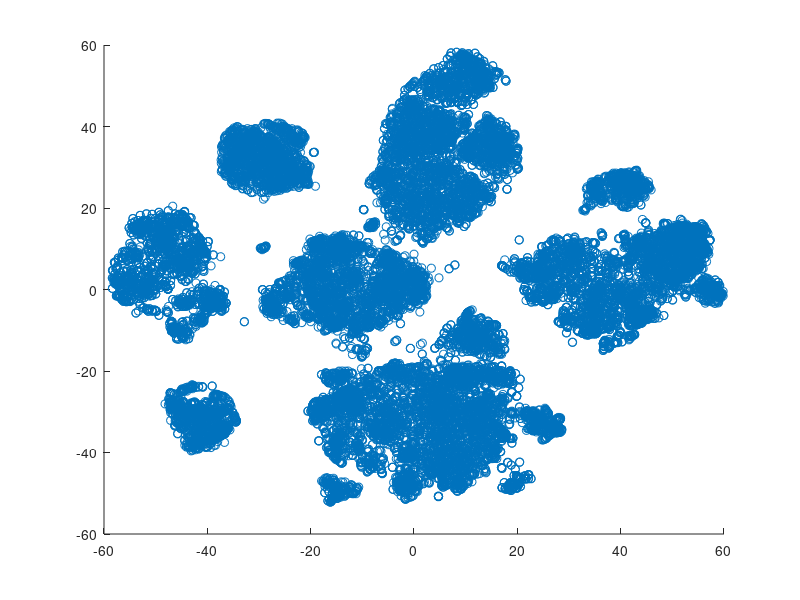

The MATLAB script that drew this image: (Note: this script raises an error after producing the figure.)
% LOAD THE DATA
data = load('Data/clustering_data.mat');
data = data.data;

% VISUALIZE THE DATA TO DETERMINE LINKAGE AND DISTANCE METRICS
figure;
scatter(data(:, 1), data(:, 2));

% Perform hierarchical clustering using average linkage
Z = linkage(data, 'average', 'euclidean');

% Plot the dendrogram
figure;
dendrogram(Z);
title('Dendrogram using Euclidean Distance and Average Linkage');
xlabel('Sample Index');
ylabel('Distance');

% Find a reasonable cutoff height for clusters (manually inspecting the dendrogram)
numClusters = 15; % This is an example, adjust based on your data

% Draw the cutoff line
hold on;
y_limits = ylim;  % Get the y-axis limits of the dendrogram plot
line([0, length(data)], [numClusters, numClusters], 'Color', 'r', 'LineStyle', '--');

% Add a label indicating the cutoff
text(length(data)*0.95, numClusters, 'Cutoff', 'Color', 'r', 'FontSize', 12, 'VerticalAlignment', 'bottom');
hold off;

% DO THE CLUSTERING

% 1. K-Means Clustering (Lloyd's Algorithm)
[idx_kmeans, C_kmeans] = kmeans(data, numClusters);

% Plot K-Means clustering results
figure;
subplot(3,1,1);
gscatter(data(:,1), data(:,2), idx_kmeans);
title('K-Means Clustering (Lloyd''s Algorithm)');
xlabel('Feature 1');
ylabel('Feature 2');
legend('show');

% 2. Agglomerative (Hierarchical) Clustering
% Perform hierarchical clustering using average linkage
Z = linkage(data, 'average', 'euclidean');  % Euclidean distance and average linkage
idx_agglomerative = cluster(Z, 'maxclust', numClusters);

% Plot Agglomerative Clustering results
subplot(3,1,2);
gscatter(data(:,1), data(:,2), idx_agglomerative);
title('Agglomerative Clustering');
xlabel('Feature 1');
ylabel('Feature 2');
legend('show');

% 3. Gaussian Mixture Model (GMM) Clustering
% Fit a Gaussian Mixture Model with numClusters components
gmm = fitgmdist(data, numClusters);

% Assign each data point to a cluster based on the GMM
idx_gmm = cluster(gmm, data);

% Plot GMM clustering results
subplot(3,1,3);
gscatter(data(:,1), data(:,2), idx_gmm);
title('Gaussian Mixture Model (GMM) Clustering');
xlabel('Feature 1');
ylabel('Feature 2');
legend('show');


% SILHOUTTE SCORE VS #CLUSTERS
% Set range for the number of clusters
minClusters = 2;
maxClusters = 20;
avgSilhouetteScores = zeros(maxClusters - minClusters + 1, 1);

% Iterate over the number of clusters to calculate average silhouette score
for numClusters = minClusters:maxClusters
    % Perform K-Means clustering (you can replace this with Agglomerative or GMM)
    [idx, ~] = kmeans(data, numClusters);

    % Compute the silhouette scores
    silhouetteScores = silhouette(data, idx);

    % Calculate the average silhouette score
    avgSilhouetteScores(numClusters - minClusters + 1) = mean(silhouetteScores);
end

% Plot the average silhouette score vs number of clusters
figure;
plot(minClusters:maxClusters, avgSilhouetteScores, '-o', 'LineWidth', 2);
xlabel('Number of Clusters');
ylabel('Average Silhouette Score');
title('Average Silhouette Score vs Number of Clusters');
grid on;

% Identify the best number of clusters (highest average silhouette score)
[~, bestN] = max(avgSilhouetteScores);
fprintf('The best number of clusters is %d with an average silhouette score of %.4f.\n', bestN + minClusters - 1, avgSilhouetteScores(bestN));


%% SCATTER AND SILHOUTTE PLOT
% Perform K-Means Clustering (Lloyd's Algorithm)
numClusters = 6;
[idx_kmeans, C_kmeans] = kmeans(data, numClusters);

% Plot K-Means Clustering Results
figure;
subplot(3,2,1);
gscatter(data(:,1), data(:,2), idx_kmeans);
title('K-Means Clustering');
xlabel('Feature 1');
ylabel('Feature 2');
legend('show');

% Plot Silhouette for K-Means
subplot(3,2,2);
silhouette(data, idx_kmeans);
title(['K-Means Silhouette (Avg: ' num2str(mean(silhouette(data, idx_kmeans))) ')']);
xlabel('Silhouette Value');
ylabel('Cluster Index');

% Agglomerative Clustering
Z = linkage(data, 'average', 'euclidean');  % Euclidean distance and average linkage
idx_agglomerative = cluster(Z, 'maxclust', numClusters);

% Plot Agglomerative Clustering Results
subplot(3,2,3);
gscatter(data(:,1), data(:,2), idx_agglomerative);
title('Agglomerative Clustering');
xlabel('Feature 1');
ylabel('Feature 2');
legend('show');

% Plot Silhouette for Agglomerative Clustering
subplot(3,2,4);
silhouette(data, idx_agglomerative);
title(['Agglomerative Silhouette (Avg: ' num2str(mean(silhouette(data, idx_agglomerative))) ')']);
xlabel('Silhouette Value');
ylabel('Cluster Index');

% Gaussian Mixture Models (GMM)
gmm = fitgmdist(data, numClusters);  % Fit a GMM
idx_gmm = cluster(gmm, data);        % Assign clusters

% Plot GMM Clustering Results
subplot(3,2,5);
gscatter(data(:,1), data(:,2), idx_gmm);
title('GMM Clustering');
xlabel('Feature 1');
ylabel('Feature 2');
legend('show');

% Plot Silhouette for GMM
subplot(3,2,6);
silhouette(data, idx_gmm);
title(['GMM Silhouette (Avg: ' num2str(mean(silhouette(data, idx_gmm))) ')']);
xlabel('Silhouette Value');
ylabel('Cluster Index');


